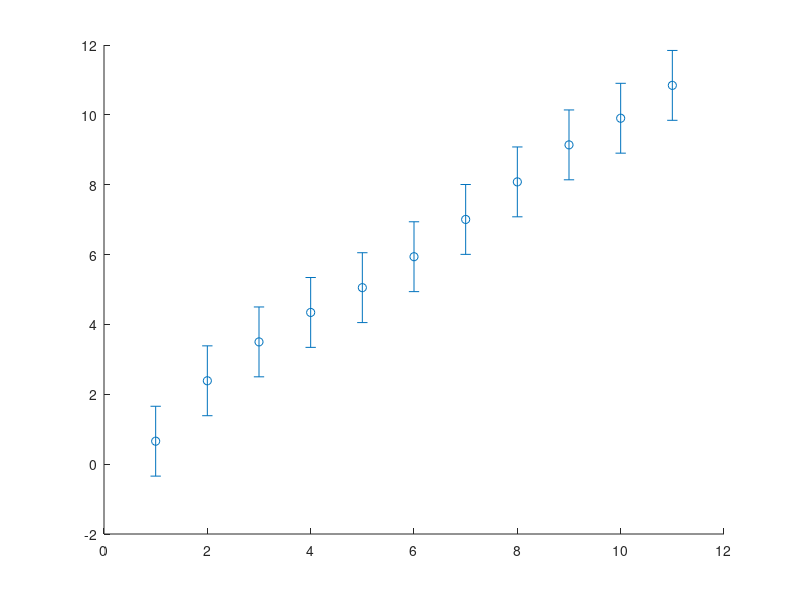

MATLAB code to generate this figure: (Note: this script raises an error after producing the figure.)
x = 1:21;
y = (1:21) + 0.2*randn(1,21);
yfit = x;
err = ones(1,21);
hold on;
h(1) = errorbar(x(1:11),y(1:11),err(1:11),'o', 'LineWidth', 2, 'MarkerFaceColor','g','Color','g');
h(2) = errorbar(x(12:end),y(12:end),err(12:end),'o', 'LineWidth', 2, 'MarkerFaceColor','b','Color','b');
h(3) = plot(x, yfit, '-r','LineWidth', 2);
legend(h,{'Loading','Unloading','Regression'},'location','northwest')
box on
